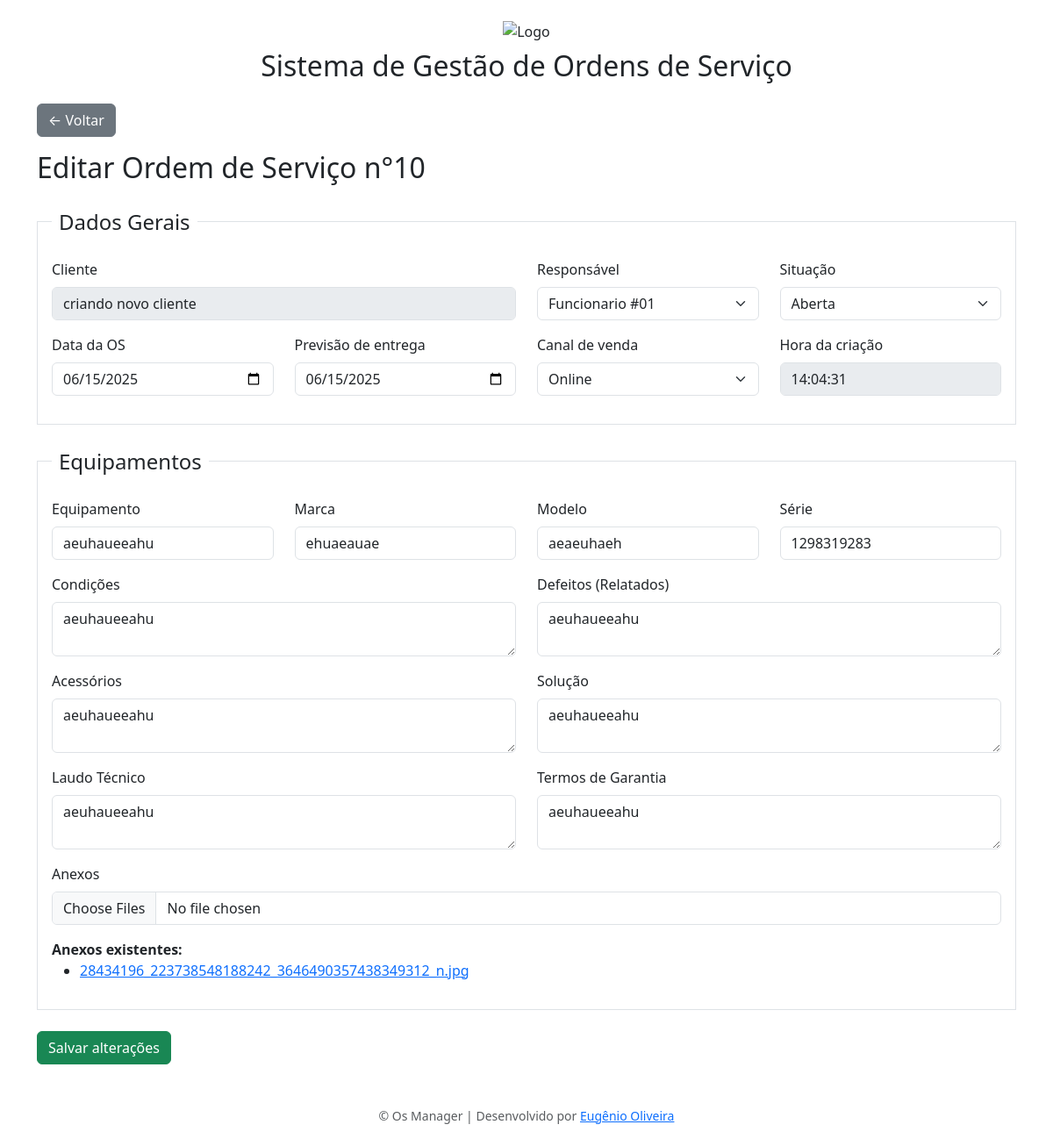
The page /editar/10/ on the database its author committed.
### ordem_servico/models.py (models this page shows, shortened)
class OrdemServico(models.Model):
    cliente = models.ForeignKey(Cliente, on_delete=models.PROTECT)
    responsavel = models.ForeignKey(Funcionario, on_delete=models.PROTECT)
    situacao = models.CharField(
        max_length=10,
        choices=Situacao.choices,
        default=Situacao.ABERTA
    )
    data_os = models.DateField()
    previsao_entrega = models.DateField()
    canal_venda = models.CharField(
        max_length=10,
        choices=CanalVenda.choices,
        default=CanalVenda.PRESENCIAL
    )
    equipamento = models.CharField(max_length=100)
    marca = models.CharField(max_length=50, blank=True)
    modelo = models.CharField(max_length=50, blank=True)
    serie = models.CharField(max_length=50, blank=True)
    condicoes = models.TextField(blank=True)
    defeitos = models.TextField(blank=True)
    acessorios = models.TextField(blank=True)
    solucao = models.TextField(blank=True)
    laudo_tecnico = models.TextField(blank=True)
    termos_garantia = models.TextField(blank=True)
    data_criacao = models.DateField(auto_now_add=True)
    hora_criacao = models.TimeField(default=timezone.now, editable=False)

class Cliente(models.Model):
    nome = models.CharField(max_length=100)
    cpf = models.CharField(max_length=14, unique=True)
    telefone = models.CharField(max_length=100)

class Anexo(models.Model):
    ordem_servico = models.ForeignKey(OrdemServico, related_name='anexos', on_delete=models.CASCADE)
    arquivo = models.FileField(upload_to='anexos/')
    descricao = models.CharField(max_length=255, blank=True)

### ordem_servico/views.py (the view)
# urls.py: path('editar/<int:ordem_id>/', views.editar_ordem, name='editar_ordem'),
def editar_ordem(request, ordem_id):
    ordem = get_object_or_404(OrdemServico, pk=ordem_id)
    if request.method == 'POST':
        form = OrdemServicoForm(request.POST, request.FILES, instance=ordem)
        if form.is_valid():
            ordem = form.save(commit=False)
            ordem.atualizado_por = request.user
            ordem.save()
            arquivos = request.FILES.getlist('anexos')
            for arquivo in arquivos:
                Anexo.objects.create(ordem_servico=ordem, arquivo=arquivo)
            messages.success(request, "Ordem de serviço atualizada com sucesso.")
            return redirect('detalhar_ordem', ordem_id=ordem.id)
        else:
            messages.error(request, "Corrija os erros abaixo.")
    else:
        form = OrdemServicoForm(instance=ordem)
    return render(request, 'ordem_servico/editar_ordem.html', {
        'form': form,
        'titulo': f"Editar Ordem #{ordem.id}",
        'ordem': ordem
    })

### ordem_servico/models.py (called while the page is built)
    def __str__(self):
        return self.nome

### ordem_servico/templates/ordem_servico/editar_ordem.html (shortened to what this page needs)
{% extends "ordem_servico/base.html" %}
{% load static %}
{% load widget_tweaks %}
{% block content %}
<a href="{% url 'lista_ordens' %}" class="btn btn-secondary mb-3">← Voltar</a>
<h2 class="mb-4">Editar Ordem de Serviço n°{{ordem.id}}</h2>
<form method="post" id="ordemForm" enctype="multipart/form-data">
  <fieldset class="border p-3 mb-4">
    <legend class="float-none w-auto px-2">Dados Gerais</legend>
    <div class="row">
      <div class="col-md-6 mb-3">
        <label class="form-label">Cliente</label>
        <input type="text" class="form-control" value="{{ ordem.cliente.nome }}" disabled>
      </div>
      <div class="col-md-3 mb-3">
        <label for="id_responsavel" class="form-label">Responsável</label>
        {{ form.responsavel|add_class:"form-select" }}
      </div>
      <div class="col-md-3 mb-3">
        <label for="id_situacao" class="form-label">Situação</label>
        {{ form.situacao|add_class:"form-select" }}
      </div>
    </div>
    <div class="row">
      <div class="col-md-3 mb-3">
        <label for="id_data_os" class="form-label">Data da OS</label>
        <input type="date" name="data_os" id="id_data_os" class="form-control" value="{{ ordem.data_os|date:'Y-m-d' }}">
      </div>
      <div class="col-md-3 mb-3">
        <label for="id_previsao_entrega" class="form-label">Previsão de entrega</label>
        <input type="date" name="previsao_entrega" id="id_previsao_entrega" class="form-control" value="{{ ordem.previsao_entrega|date:'Y-m-d' }}">
      </div>
      <div class="col-md-3 mb-3">
        <label for="id_canal_venda" class="form-label">Canal de venda</label>
        {{ form.canal_venda|add_class:"form-select" }}
      </div>
      <div class="col-md-3 mb-3">
        <label class="form-label">Hora da criação</label>
        <input type="text" disabled class="form-control" value="{{ ordem.hora_criacao|time:'H:i:s' }}" readonly>
      </div>
    </div>
  </fieldset>
  <fieldset class="border p-3 mb-4">
    <legend class="float-none w-auto px-2">Equipamentos</legend>
    <div class="row mb-3">
      <div class="col-md-3">
        <label for="id_equipamento" class="form-label">Equipamento</label>
        {{ form.equipamento|add_class:"form-control" }}
      </div>
      <div class="col-md-3">
        <label for="id_marca" class="form-label">Marca</label>
        {{ form.marca|add_class:"form-control" }}
      </div>
      <div class="col-md-3">
        <label for="id_modelo" class="form-label">Modelo</label>
        {{ form.modelo|add_class:"form-control" }}
      </div>
      <div class="col-md-3">
        <label for="id_serie" class="form-label">Série</label>
        {{ form.serie|add_class:"form-control" }}
      </div>
    </div>
    <div class="row mb-3">
      <div class="col-md-6">
        <label class="form-label">Condições</label>
        {{ form.condicoes|add_class:"form-control" }}
      </div>
      <div class="col-md-6">
        <label class="form-label">Defeitos (Relatados)</label>
        {{ form.defeitos|add_class:"form-control" }}
      </div>
    </div>
    <div class="row mb-3">
      <div class="col-md-6">
        <label class="form-label">Acessórios</label>
        {{ form.acessorios|add_class:"form-control" }}
      </div>
      <div class="col-md-6">
        <label class="form-label">Solução</label>
        {{ form.solucao|add_class:"form-control" }}
      </div>
    </div>
    <div class="row mb-3">
      <div class="col-md-6">
        <label class="form-label">Laudo Técnico</label>
        {{ form.laudo_tecnico|add_class:"form-control" }}
      </div>
      <div class="col-md-6">
        <label class="form-label">Termos de Garantia</label>
        {{ form.termos_garantia|add_class:"form-control" }}
      </div>
    </div>
    <div class="row mb-3">
      <div class="col-md-12">
        <label class="form-label">Anexos</label>
        <input type="file" name="anexos" multiple class="form-control">
      </div>
    </div>
    <div class="mb-3">
      <strong>Anexos existentes:</strong>
      <ul>
        {% for anexo in ordem.anexos.all %}
          <li><a href="{{ anexo.arquivo.url }}" target="_blank">{{ anexo.arquivo.name|cut:"anexos/" }}</a></li>
        {% empty %}
          <li>Nenhum anexo enviado.</li>
        {% endfor %}
      </ul>
    </div>
  </fieldset>
  <button type="submit" class="btn btn-success">Salvar alterações</button>
</form>
{% endblock %}
{% block extra_scripts %}
<link href="https://cdn.jsdelivr.net/npm/select2@4.1.0-rc.0/dist/css/select2.min.css" rel="stylesheet" />
{% endblock %}

### rows shown on the page
OrdemServico: id "10", cliente.nome "criando novo cliente", responsavel "Funcionario #01", situacao "Aberta", data_os "06/15/2025", previsao_entrega "06/15/2025", canal_venda "Online", hora_criacao "14:04:31", equipamento "aeuhaueeahu", marca "ehuaeauae", modelo "aeaeuhaeh", serie "1298319283", condicoes "aeuhaueeahu", defeitos "aeuhaueeahu", acessorios "aeuhaueeahu", solucao "aeuhaueeahu", laudo_tecnico "aeuhaueeahu", termos_garantia "aeuhaueeahu"
Anexo: arquivo.name "28434196_223738548188242_3646490357438349312_n.jpg"
